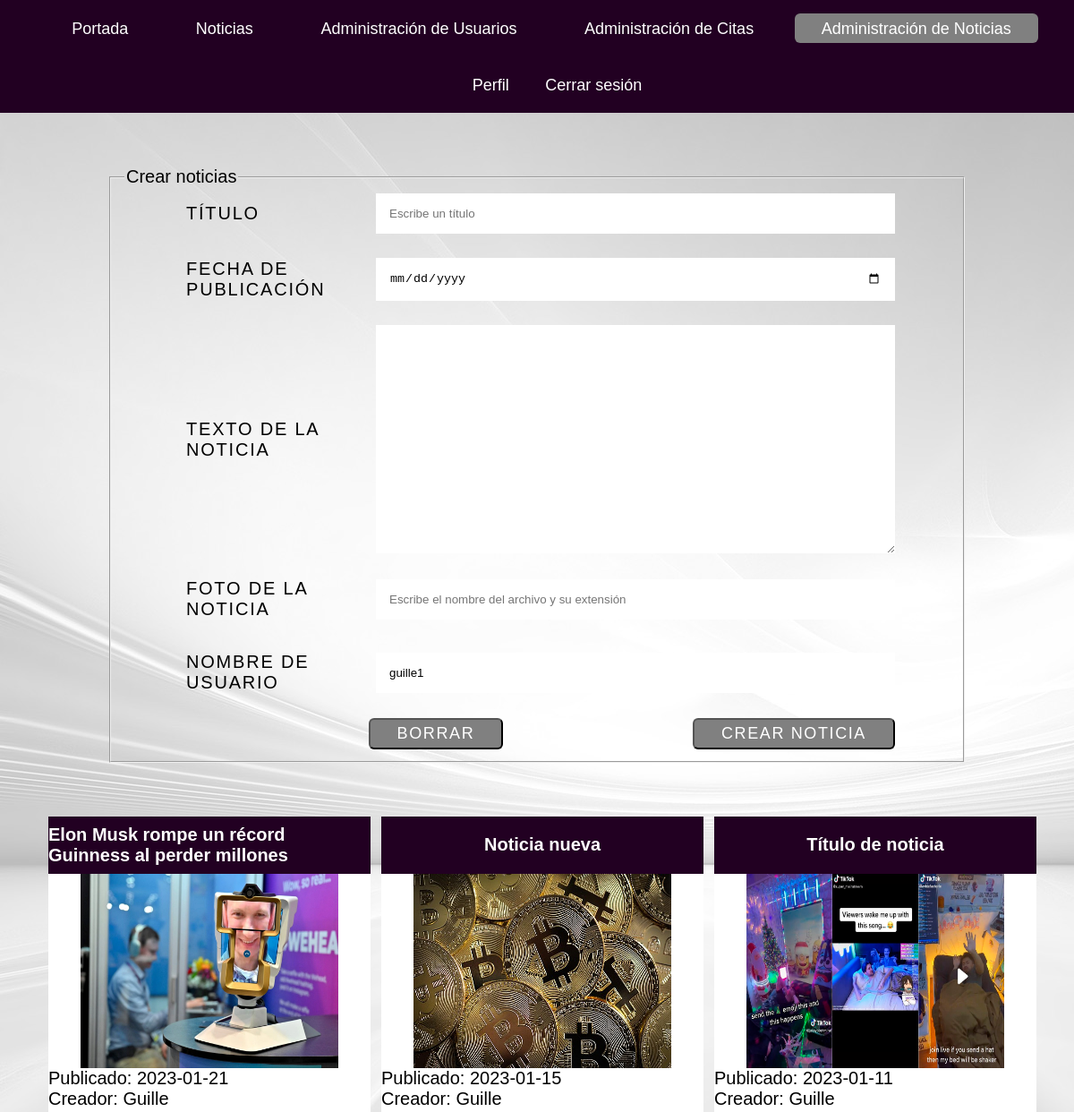
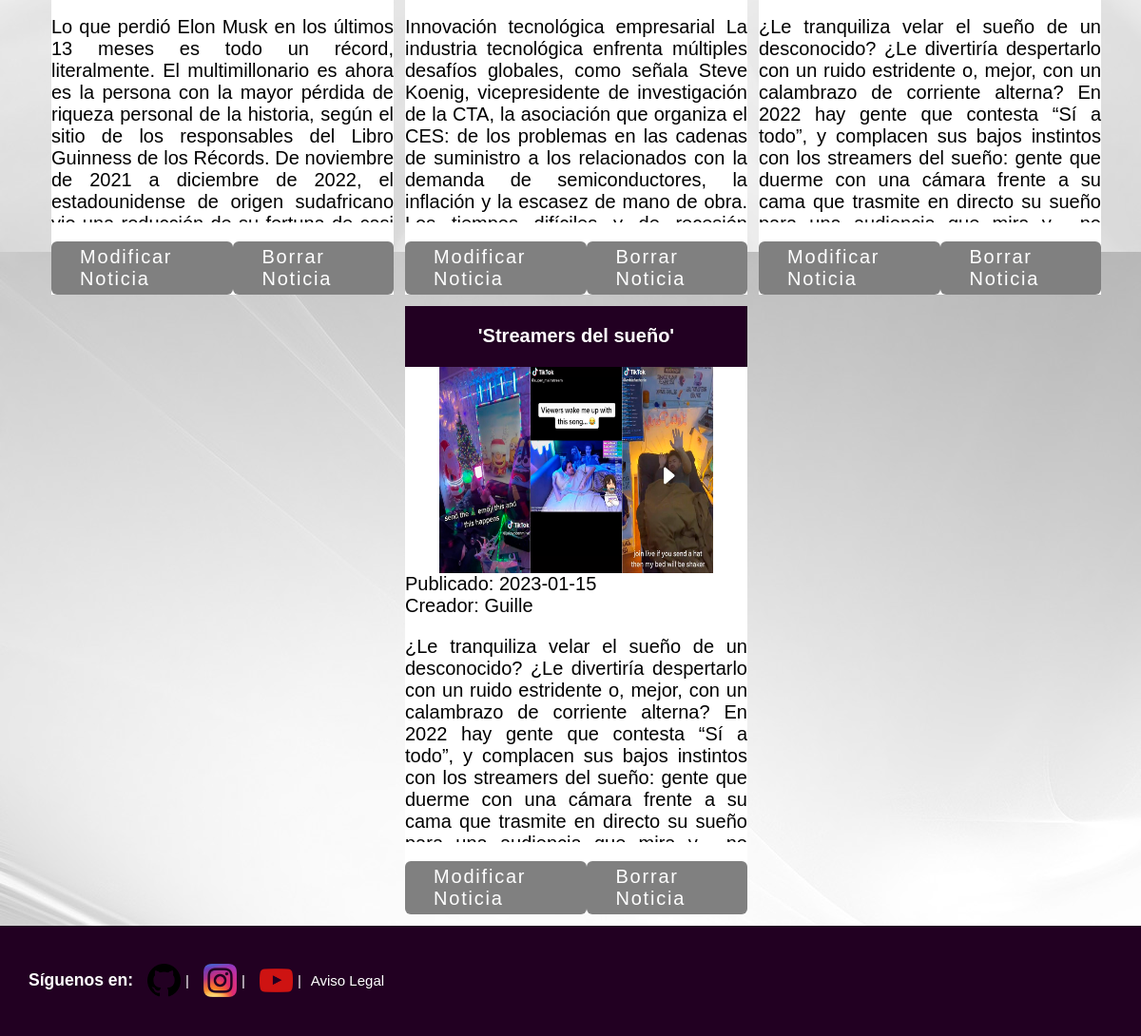
The app's page /views/noticias/noticias-administracion.php (signed in) with its own data (2 pictures, top to bottom).
### tables this page shows
CREATE TABLE `noticias` (
  `idNoticia` int(11) NOT NULL,
  `titulo` varchar(100) NOT NULL,
  `imagen` varchar(100) NOT NULL,
  `texto` longtext NOT NULL,
  `fecha` date NOT NULL,
  `idUser` int(11) NOT NULL
);

CREATE TABLE `users_data` (
  `idUser` int(11) NOT NULL,
  `nombre` varchar(25) NOT NULL,
  `apellidos` varchar(50) NOT NULL,
  `email` varchar(50) NOT NULL,
  `telefono` varchar(20) NOT NULL,
  `fNac` date NOT NULL,
  `direccion` varchar(100) DEFAULT NULL,
  `sexo` enum('','hombre','mujer') DEFAULT NULL
);

### views/noticias/verNoticiasAdmin.php (the view, shortened to what this page needs)
<div class="principal">
<?php
    $result = $mysqli -> query("SELECT * FROM users_data JOIN noticias ON users_data.idUser = noticias.idUser
    ORDER BY idNoticia DESC");
    if(!$result -> num_rows){
        echo "No ha sido publicada ninguna noticia";
    } else {
        while($qry = $result -> fetch_array()){
?>
        <div class="small-card">
            <div class="card-title">
                <h4><?php echo $qry['titulo']?></h4>
            </div>
            <img class="card-img" src="../../asset/images/imagesNoticias/<?php echo $qry['imagen']?>" alt="Card image cap">
            <span>Publicado: <?php echo $qry['fecha']?></span>
            <span>Creador: <?php echo $qry['nombre']?></span>
            <p class="card-text"><?php echo $qry['texto']?></p>
            <div class="card-buttons">
                <a href="./noticias-administracion.php?idNoticia=<?php echo ($qry['idNoticia'])?>">
                    Modificar Noticia
                </a>
                <a href="./borrarNoticias.php?idNoticia=<?php echo ($qry['idNoticia'])?>">Borrar Noticia</a>
            </div>
        </div>
<?php
        }
    }
?>
</div>

### css/estilos.css (style rules this page uses)
:root { --colorFondo: white; --hover: darkcyan; --fondoMenu: rgb(34, 0, 34); --colorTexto: white; }
html, body { margin:0; padding:0px; font-size:20px; font-family: Helvetica, sans-serif; }
body { background-image: url(../asset/images/logo3.jpg); background-attachment: fixed; overflow-x: hidden; box-sizing: border-box; display: flex; flex-direction: column; min-height: 100vh; }
a { text-decoration: none; color: var(--colorTexto); }
.principal { display: flex; flex-wrap: wrap; justify-content: center; }
.small-card { display: flex; flex-direction: column; margin: 0 0 1% 1%; width: 30vw; height: 80vh; background-color: var(--colorFondo); }
.small-card * { align-self: center; }
.small-card span { align-self: flex-start; }
.card-title { background-color: var(--fondoMenu); color: var(--colorTexto); width: 100%; height: 10%; display: flex; justify-content: center; }
.card-img { width: 80%; height: 40%; }
.card-text { display: flex; flex-direction: column; align-items: center; overflow-y: scroll; text-align: justify; height: 40%; min-width: 100%; }
.card-buttons { width: 100%; display: flex; justify-content: space-between; }
.card-buttons a { background-color: gray; color: var(--colorTexto); letter-spacing: 0.09em; padding: 5px 30px; border-radius: 6px; }

### records on screen
noticias: titulo "Elon Musk rompe un récord Guinness al perder millones", imagen (picture), fecha "2023-01-21", idUser.nombre "Guille", texto "Lo que perdió Elon Musk en los últimos 13 meses es todo un récord, literalmente. El multimillonario es ahora es la persona con la mayor pérdida de riqueza personal de la historia, según el sitio de los responsables del Libro Guinness de los Récords. De noviembre de 2021 a diciembre de 2022, el estadounidense de origen sudafricano…"
noticias: titulo "Noticia nueva", imagen (picture), fecha "2023-01-15", idUser.nombre "Guille", texto "Innovación tecnológica empresarial La industria tecnológica enfrenta múltiples desafíos globales, como señala Steve Koenig, vicepresidente de investigación de la CTA, la asociación que organiza el CES: de los problemas en las cadenas de suministro a los relacionados con la demanda de semiconductores, la inflación y la escasez de mano de obra.…"
noticias: titulo "Título de noticia", imagen (picture), fecha "2023-01-11", idUser.nombre "Guille", texto "¿Le tranquiliza velar el sueño de un desconocido? ¿Le divertiría despertarlo con un ruido estridente o, mejor, con un calambrazo de corriente alterna? En 2022 hay gente que contesta “Sí a todo”, y complacen sus bajos instintos con los streamers del sueño: gente que duerme con una cámara frente a su cama que trasmite en directo su sueño…"
noticias: titulo "'Streamers del sueño'", imagen (picture), fecha "2023-01-15", idUser.nombre "Guille", texto "¿Le tranquiliza velar el sueño de un desconocido? ¿Le divertiría despertarlo con un ruido estridente o, mejor, con un calambrazo de corriente alterna? En 2022 hay gente que contesta “Sí a todo”, y complacen sus bajos instintos con los streamers del sueño: gente que duerme con una cámara frente a su cama que trasmite en directo su sueño…"
